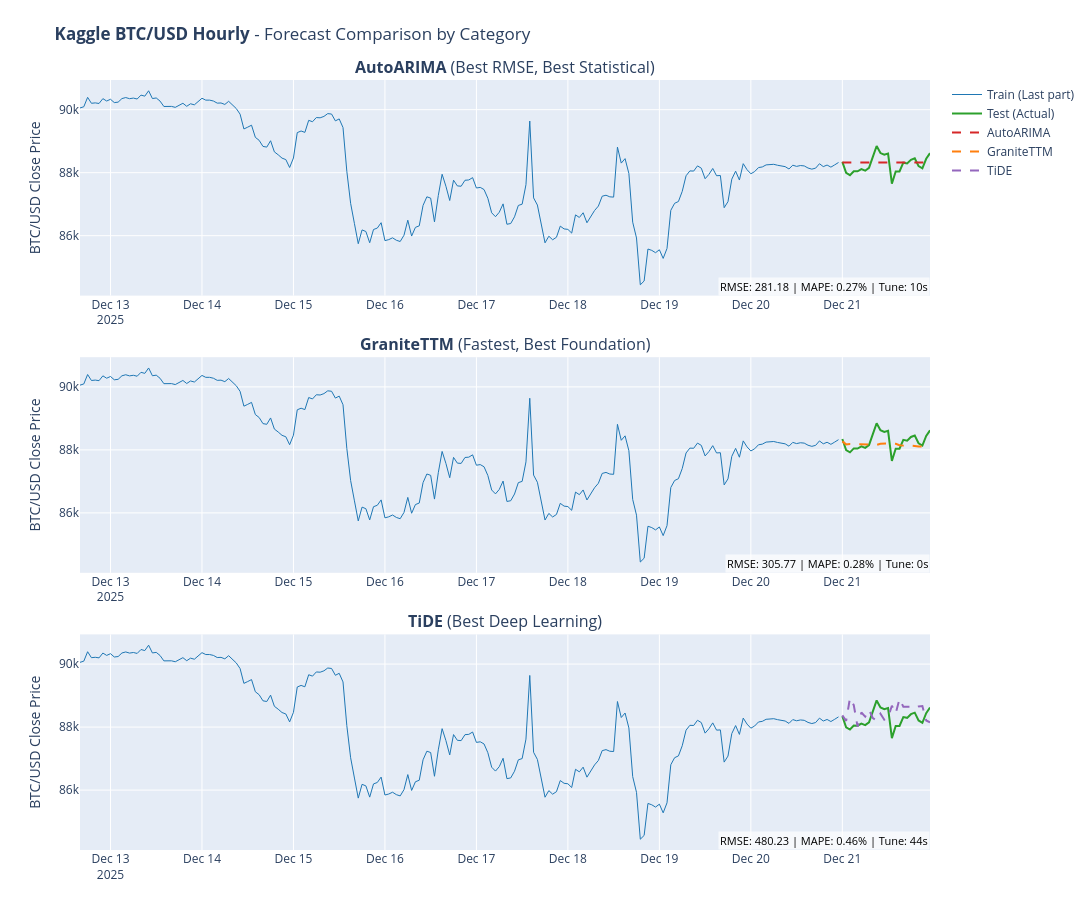

This figure's notebook cell:
### Code cell
# 9. Visualize Final Predictions with Best and Fastest Models (Interactive)

fig = plot_forecast_comparison(
    train,
    test,
    final_predictions,
    DATASET_CONFIG["name"],
    target_column=DATASET_CONFIG.get("target_column"),
    value_unit=DATASET_CONFIG.get("value_unit"),
)
if fig:
    fig.show()
else:
    print("No predictions to visualize.")

### Figure 1 — Plotly figure (JSON) as saved in the notebook; plotly's stock layout.template omitted (floating-point values rounded to 4 significant figures; data arrays with more than 128 entries replaced by an {"elided": "..."} marker saying what was removed)
{"data": [{"hovertemplate": "<b>Train</b><br>Date: %{x}<br>Value: %{y:.2f}<extra></extra>", "line": {"color": "#1f77b4", "width": 1}, "mode": "lines", "name": "Train (Last part)", "showlegend": true, "type": "scatter", "x": {"elided": "200 str values"}, "xaxis": "x", "y": {"elided": "200 float values"}, "yaxis": "y"}, {"hovertemplate": "<b>Actual</b><br>Date: %{x}<br>Value: %{y:.2f}<extra></extra>", "line": {"color": "#2ca02c", "width": 2}, "mode": "lines", "name": "Test (Actual)", "showlegend": true, "type": "scatter", "x": ["2025-12-21T00:00:00", "2025-12-21T01:00:00", "2025-12-21T02:00:00", "2025-12-21T03:00:00", "2025-12-21T04:00:00", "2025-12-21T05:00:00", "2025-12-21T06:00:00", "2025-12-21T07:00:00", "2025-12-21T08:00:00", "2025-12-21T09:00:00", "2025-12-21T10:00:00", "2025-12-21T11:00:00", "2025-12-21T12:00:00", "2025-12-21T13:00:00", "2025-12-21T14:00:00", "2025-12-21T15:00:00", "2025-12-21T16:00:00", "2025-12-21T17:00:00", "2025-12-21T18:00:00", "2025-12-21T19:00:00", "2025-12-21T20:00:00", "2025-12-21T21:00:00", "2025-12-21T22:00:00", "2025-12-21T23:00:00"], "xaxis": "x", "y": [88340.0, 87990.0, 87920.0, 88050.0, 88040.0, 88110.0, 88060.0, 88150.0, 88500.0, 88850.0, 88620.0, 88570.0, 88600.0, 87650.0, 88040.0, 88040.0, 88320.0, 88290.0, 88410.0, 88460.0, 88210.0, 88140.0, 88440.0, 88620.0], "yaxis": "y"}, {"hovertemplate": "<b>AutoARIMA</b><br>Roles: Best RMSE, Best Statistical<br>Date: %{x}<br>Pred: %{y:.2f}<extra></extra>", "line": {"color": "#d62728", "dash": "dash", "width": 2}, "mode": "lines", "name": "AutoARIMA", "showlegend": true, "type": "scatter", "x": ["2025-12-21T00:00:00", "2025-12-21T01:00:00", "2025-12-21T02:00:00", "2025-12-21T03:00:00", "2025-12-21T04:00:00", "2025-12-21T05:00:00", "2025-12-21T06:00:00", "2025-12-21T07:00:00", "2025-12-21T08:00:00", "2025-12-21T09:00:00", "2025-12-21T10:00:00", "2025-12-21T11:00:00", "2025-12-21T12:00:00", "2025-12-21T13:00:00", "2025-12-21T14:00:00", "2025-12-21T15:00:00", "2025-12-21T16:00:00", "2025-12-21T17:00:00", "2025-12-21T18:00:00", "2025-12-21T19:00:00", "2025-12-21T20:00:00", "2025-12-21T21:00:00", "2025-12-21T22:00:00", "2025-12-21T23:00:00"], "xaxis": "x", "y": [88320.0, 88320.0, 88320.0, 88320.0, 88320.0, 88320.0, 88320.0, 88320.0, 88320.0, 88320.0, 88320.0, 88320.0, 88320.0, 88320.0, 88320.0, 88320.0, 88320.0, 88320.0, 88320.0, 88320.0, 88320.0, 88320.0, 88320.0, 88320.0], "yaxis": "y"}, {"hovertemplate": "<b>Train</b><br>Date: %{x}<br>Value: %{y:.2f}<extra></extra>", "line": {"color": "#1f77b4", "width": 1}, "mode": "lines", "name": "Train (Last part)", "showlegend": false, "type": "scatter", "x": {"elided": "200 str values"}, "xaxis": "x2", "y": {"elided": "200 float values"}, "yaxis": "y2"}, {"hovertemplate": "<b>Actual</b><br>Date: %{x}<br>Value: %{y:.2f}<extra></extra>", "line": {"color": "#2ca02c", "width": 2}, "mode": "lines", "name": "Test (Actual)", "showlegend": false, "type": "scatter", "x": ["2025-12-21T00:00:00", "2025-12-21T01:00:00", "2025-12-21T02:00:00", "2025-12-21T03:00:00", "2025-12-21T04:00:00", "2025-12-21T05:00:00", "2025-12-21T06:00:00", "2025-12-21T07:00:00", "2025-12-21T08:00:00", "2025-12-21T09:00:00", "2025-12-21T10:00:00", "2025-12-21T11:00:00", "2025-12-21T12:00:00", "2025-12-21T13:00:00", "2025-12-21T14:00:00", "2025-12-21T15:00:00", "2025-12-21T16:00:00", "2025-12-21T17:00:00", "2025-12-21T18:00:00", "2025-12-21T19:00:00", "2025-12-21T20:00:00", "2025-12-21T21:00:00", "2025-12-21T22:00:00", "2025-12-21T23:00:00"], "xaxis": "x2", "y": [88340.0, 87990.0, 87920.0, 88050.0, 88040.0, 88110.0, 88060.0, 88150.0, 88500.0, 88850.0, 88620.0, 88570.0, 88600.0, 87650.0, 88040.0, 88040.0, 88320.0, 88290.0, 88410.0, 88460.0, 88210.0, 88140.0, 88440.0, 88620.0], "yaxis": "y2"}, {"hovertemplate": "<b>GraniteTTM</b><br>Roles: Fastest, Best Foundation<br>Date: %{x}<br>Pred: %{y:.2f}<extra></extra>", "line": {"color": "#ff7f0e", "dash": "dash", "width": 2}, "mode": "lines", "name": "GraniteTTM", "showlegend": true, "type": "scatter", "x": ["2025-12-21T00:00:00", "2025-12-21T01:00:00", "2025-12-21T02:00:00", "2025-12-21T03:00:00", "2025-12-21T04:00:00", "2025-12-21T05:00:00", "2025-12-21T06:00:00", "2025-12-21T07:00:00", "2025-12-21T08:00:00", "2025-12-21T09:00:00", "2025-12-21T10:00:00", "2025-12-21T11:00:00", "2025-12-21T12:00:00", "2025-12-21T13:00:00", "2025-12-21T14:00:00", "2025-12-21T15:00:00", "2025-12-21T16:00:00", "2025-12-21T17:00:00", "2025-12-21T18:00:00", "2025-12-21T19:00:00", "2025-12-21T20:00:00", "2025-12-21T21:00:00", "2025-12-21T22:00:00", "2025-12-21T23:00:00"], "xaxis": "x2", "y": [88270.0, 88170.0, 88190.0, 88190.0, 88180.0, 88180.0, 88190.0, 88170.0, 88150.0, 88160.0, 88190.0, 88200.0, 88220.0, 88210.0, 88190.0, 88150.0, 88130.0, 88120.0, 88130.0, 88110.0, 88110.0, 88110.0, 88120.0, 88090.0], "yaxis": "y2"}, {"hovertemplate": "<b>Train</b><br>Date: %{x}<br>Value: %{y:.2f}<extra></extra>", "line": {"color": "#1f77b4", "width": 1}, "mode": "lines", "name": "Train (Last part)", "showlegend": false, "type": "scatter", "x": {"elided": "200 str values"}, "xaxis": "x3", "y": {"elided": "200 float values"}, "yaxis": "y3"}, {"hovertemplate": "<b>Actual</b><br>Date: %{x}<br>Value: %{y:.2f}<extra></extra>", "line": {"color": "#2ca02c", "width": 2}, "mode": "lines", "name": "Test (Actual)", "showlegend": false, "type": "scatter", "x": ["2025-12-21T00:00:00", "2025-12-21T01:00:00", "2025-12-21T02:00:00", "2025-12-21T03:00:00", "2025-12-21T04:00:00", "2025-12-21T05:00:00", "2025-12-21T06:00:00", "2025-12-21T07:00:00", "2025-12-21T08:00:00", "2025-12-21T09:00:00", "2025-12-21T10:00:00", "2025-12-21T11:00:00", "2025-12-21T12:00:00", "2025-12-21T13:00:00", "2025-12-21T14:00:00", "2025-12-21T15:00:00", "2025-12-21T16:00:00", "2025-12-21T17:00:00", "2025-12-21T18:00:00", "2025-12-21T19:00:00", "2025-12-21T20:00:00", "2025-12-21T21:00:00", "2025-12-21T22:00:00", "2025-12-21T23:00:00"], "xaxis": "x3", "y": [88340.0, 87990.0, 87920.0, 88050.0, 88040.0, 88110.0, 88060.0, 88150.0, 88500.0, 88850.0, 88620.0, 88570.0, 88600.0, 87650.0, 88040.0, 88040.0, 88320.0, 88290.0, 88410.0, 88460.0, 88210.0, 88140.0, 88440.0, 88620.0], "yaxis": "y3"}, {"hovertemplate": "<b>TiDE</b><br>Roles: Best Deep Learning<br>Date: %{x}<br>Pred: %{y:.2f}<extra></extra>", "line": {"color": "#9467bd", "dash": "dash", "width": 2}, "mode": "lines", "name": "TiDE", "showlegend": true, "type": "scatter", "x": ["2025-12-21T00:00:00", "2025-12-21T01:00:00", "2025-12-21T02:00:00", "2025-12-21T03:00:00", "2025-12-21T04:00:00", "2025-12-21T05:00:00", "2025-12-21T06:00:00", "2025-12-21T07:00:00", "2025-12-21T08:00:00", "2025-12-21T09:00:00", "2025-12-21T10:00:00", "2025-12-21T11:00:00", "2025-12-21T12:00:00", "2025-12-21T13:00:00", "2025-12-21T14:00:00", "2025-12-21T15:00:00", "2025-12-21T16:00:00", "2025-12-21T17:00:00", "2025-12-21T18:00:00", "2025-12-21T19:00:00", "2025-12-21T20:00:00", "2025-12-21T21:00:00", "2025-12-21T22:00:00", "2025-12-21T23:00:00"], "xaxis": "x3", "y": [88370.0, 88200.0, 88920.0, 88700.0, 88010.0, 88460.0, 88330.0, 88550.0, 88290.0, 88210.0, 88420.0, 88230.0, 88310.0, 88680.0, 88440.0, 88890.0, 88650.0, 88660.0, 88650.0, 88600.0, 88660.0, 88670.0, 88210.0, 88150.0], "yaxis": "y3"}], "layout": {"annotations": [{"font": {"size": 16}, "showarrow": false, "text": "<b>AutoARIMA</b> (Best RMSE, Best Statistical)", "x": 0.5, "xanchor": "center", "xref": "paper", "y": 1, "yanchor": "bottom", "yref": "paper"}, {"font": {"size": 16}, "showarrow": false, "text": "<b>GraniteTTM</b> (Fastest, Best Foundation)", "x": 0.5, "xanchor": "center", "xref": "paper", "y": 0.64, "yanchor": "bottom", "yref": "paper"}, {"font": {"size": 16}, "showarrow": false, "text": "<b>TiDE</b> (Best Deep Learning)", "x": 0.5, "xanchor": "center", "xref": "paper", "y": 0.28, "yanchor": "bottom", "yref": "paper"}, {"bgcolor": "rgba(255,255,255,0.7)", "font": {"color": "black", "size": 11}, "showarrow": false, "text": "RMSE: 281.18 | MAPE: 0.27% | Tune: 10s", "x": 1, "xanchor": "right", "xref": "x domain", "y": 0, "yanchor": "bottom", "yref": "y domain"}, {"bgcolor": "rgba(255,255,255,0.7)", "font": {"color": "black", "size": 11}, "showarrow": false, "text": "RMSE: 305.77 | MAPE: 0.28% | Tune: 0s", "x": 1, "xanchor": "right", "xref": "x2 domain", "y": 0, "yanchor": "bottom", "yref": "y2 domain"}, {"bgcolor": "rgba(255,255,255,0.7)", "font": {"color": "black", "size": 11}, "showarrow": false, "text": "RMSE: 480.23 | MAPE: 0.46% | Tune: 44s", "x": 1, "xanchor": "right", "xref": "x3 domain", "y": 0, "yanchor": "bottom", "yref": "y3 domain"}], "height": 900, "margin": {"b": 50, "t": 80}, "showlegend": true, "title": {"text": "<b>Kaggle BTC/USD Hourly</b> - Forecast Comparison by Category"}, "width": 1700, "xaxis": {"anchor": "y", "domain": [0, 1]}, "xaxis2": {"anchor": "y2", "domain": [0, 1]}, "xaxis3": {"anchor": "y3", "domain": [0, 1]}, "yaxis": {"anchor": "x", "domain": [0.72, 1], "title": {"text": "BTC/USD Close Price"}}, "yaxis2": {"anchor": "x2", "domain": [0.36, 0.64], "title": {"text": "BTC/USD Close Price"}}, "yaxis3": {"anchor": "x3", "domain": [0, 0.28], "title": {"text": "BTC/USD Close Price"}}}}
